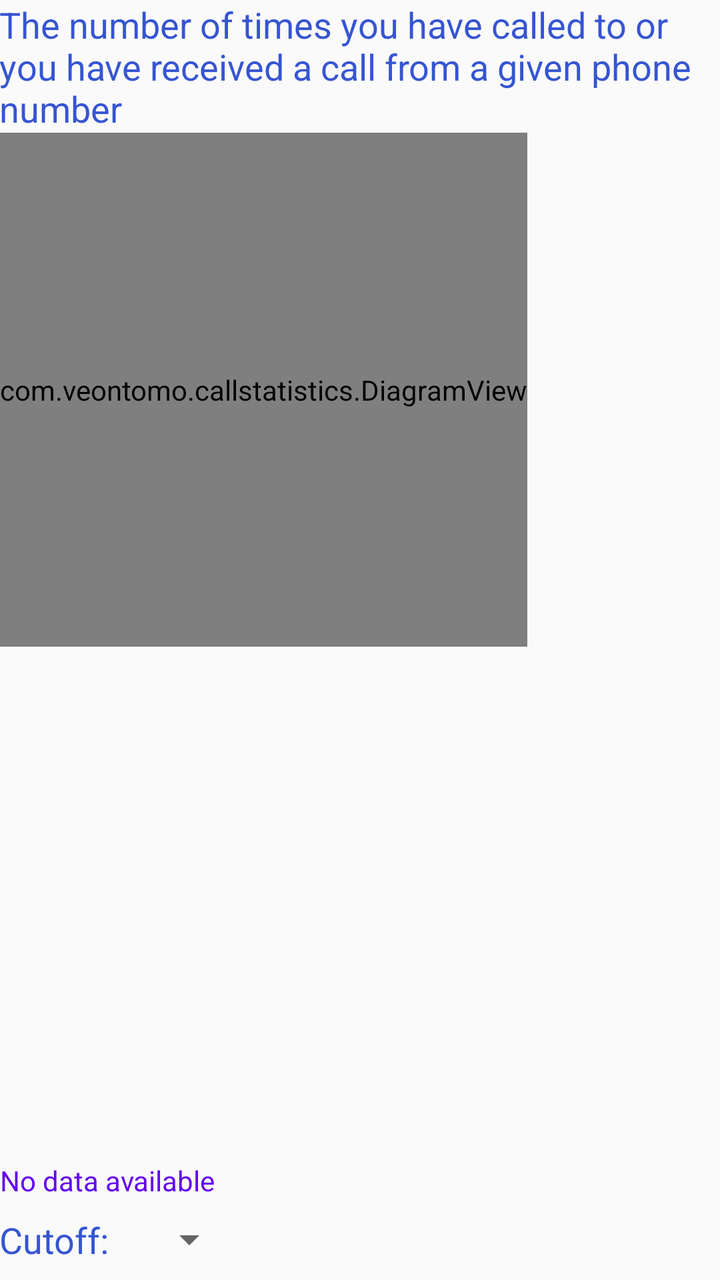
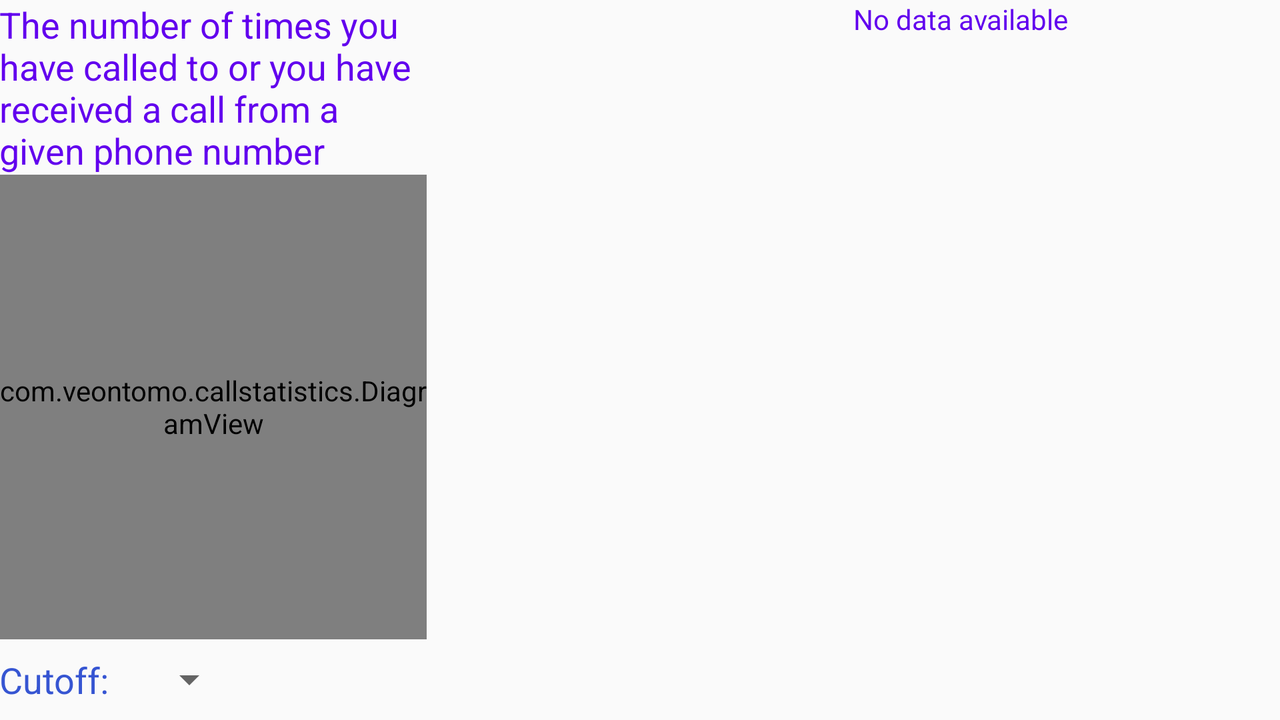

Two renders of one Android screen. The first uses the default layout on a phone; the second uses the alternative layout the repository ships for a different screen configuration, on a matching device. The two XML files are below.
<!-- AndroidManifest.xml: application theme AppTheme -->
<!-- res/layout/activity_main_view.xml -->
<?xml version="1.0" encoding="utf-8"?>
<LinearLayout
    xmlns:android="http://schemas.android.com/apk/res/android"
    xmlns:tools="http://schemas.android.com/tools"
    android:layout_width="match_parent"
    android:layout_height="match_parent"
    android:orientation="vertical"
    tools:context="com.veontomo.callstatistics.MainView">

    <TextView
        android:layout_width="wrap_content"
        android:layout_height="wrap_content"
        android:paddingLeft="@dimen/activity_horizontal_margin"
        android:paddingRight="@dimen/activity_horizontal_margin"
        android:paddingTop="@dimen/activity_vertical_margin"
        style="@style/description"
        android:text="@string/description"
        android:textSize="18sp"/>

    <com.veontomo.callstatistics.DiagramView
        android:id="@+id/diagramView"
        android:layout_width="wrap_content"
        android:layout_height="0dp"
        android:layout_margin="@dimen/activity_vertical_margin"
        android:layout_weight="1"/>

    <ListView
        android:id="@+id/listView"
        android:layout_width="match_parent"
        android:layout_height="0dp"
        android:layout_weight="1"/>

    <TextView
        android:id="@android:id/empty"
        android:layout_width="match_parent"
        android:layout_height="wrap_content"
        android:text="@string/no_results"/>

    <LinearLayout
        android:layout_width="match_parent"
        android:layout_height="wrap_content"
        android:orientation="horizontal"
        android:paddingBottom="8dp"
        android:paddingLeft="@dimen/activity_horizontal_margin"
        android:paddingRight="@dimen/activity_horizontal_margin"
        android:paddingTop="8dp">

        <TextView
            style="@style/spinnerLabel"
            android:layout_width="wrap_content"
            android:layout_height="wrap_content"
            android:text="@string/cutoff"/>

        <Spinner
            android:id="@+id/cutoffValues"
            style="@style/spinner"
            android:layout_width="wrap_content"
            android:layout_height="wrap_content"/>


    </LinearLayout>

</LinearLayout>
<!-- resources referenced by this layout -->
<resources>
  <string name="cutoff">Cutoff:</string>
  <string name="description">The number of times you have called to or you have received a call from a given phone number</string>
  <string name="no_results">No data available</string>
  <style name="description">
          <item name="android:textSize">18sp</item>
          <item name="android:textColor">#3655d2</item>
      </style>
  <style name="spinner" parent="android:Widget.TextView.SpinnerItem">
          <item name="android:textSize">18sp</item>
          <item name="android:textColor">#3655d2</item>
      </style>
  <style name="spinnerLabel">
          <item name="android:textColor">#3655d2</item>
          <item name="android:textSize">18sp</item>
          <item name="android:paddingRight">16dp</item>
  
      </style>
  <style name="AppTheme" parent="Theme.AppCompat.Light.DarkActionBar">
          
          <item name="android:textColor">@color/colorPrimary</item>
          <item name="colorPrimaryDark">@color/colorPrimaryDark</item>
          <item name="colorAccent">@color/colorAccent</item>
      </style>
</resources>
<!-- res/layout-land/activity_main_view.xml (the repository's variant of the layout above) -->
<!-- drawn on the phone turned sideways -->
<?xml version="1.0" encoding="utf-8"?>
<LinearLayout
    xmlns:android="http://schemas.android.com/apk/res/android"
    xmlns:tools="http://schemas.android.com/tools"
    android:layout_width="match_parent"
    android:layout_height="match_parent"
    android:orientation="horizontal"
    tools:context="com.veontomo.callstatistics.MainView">

    <LinearLayout
        android:layout_width="0dp"
        android:layout_height="match_parent"
        android:layout_weight="1"
        android:orientation="vertical">

        <TextView
            android:layout_width="wrap_content"
            android:layout_height="wrap_content"
            android:paddingLeft="@dimen/activity_horizontal_margin"
            android:paddingRight="@dimen/activity_horizontal_margin"
            android:paddingTop="@dimen/activity_vertical_margin"
            android:text="@string/description"
            android:textSize="18sp"/>

        <com.veontomo.callstatistics.DiagramView
            android:id="@+id/diagramView"
            android:layout_width="wrap_content"
            android:layout_height="0dp"
            android:layout_margin="@dimen/activity_vertical_margin"
            android:layout_weight="1"/>

        <LinearLayout
            android:layout_width="match_parent"
            android:layout_height="wrap_content"
            android:orientation="horizontal"
            android:paddingBottom="8dp"
            android:paddingLeft="@dimen/activity_horizontal_margin"
            android:paddingRight="@dimen/activity_horizontal_margin"
            android:paddingTop="8dp">

            <TextView
                style="@style/spinnerLabel"
                android:layout_width="wrap_content"
                android:layout_height="wrap_content"
                android:text="@string/cutoff"/>

            <Spinner
                android:id="@+id/cutoffValues"
                style="@style/spinner"
                android:layout_width="wrap_content"
                android:layout_height="wrap_content"/>


        </LinearLayout>


    </LinearLayout>

    <ListView
        android:id="@+id/listView"
        android:layout_width="0dp"
        android:layout_height="match_parent"
        android:layout_weight="1"/>

    <TextView
        android:id="@android:id/empty"
        android:layout_width="0dp"
        android:layout_weight="1"
        android:layout_height="match_parent"
        android:text="@string/no_results"/>


</LinearLayout>
<!-- resources referenced by the variant -->
<!-- as the phone turned sideways resolves them -->
<resources>
  <string name="cutoff">Cutoff:</string>
  <string name="description">The number of times you have called to or you have received a call from a given phone number</string>
  <string name="no_results">No data available</string>
  <style name="spinner" parent="android:Widget.TextView.SpinnerItem">
          <item name="android:textSize">18sp</item>
          <item name="android:textColor">#3655d2</item>
      </style>
  <style name="spinnerLabel">
          <item name="android:textColor">#3655d2</item>
          <item name="android:textSize">18sp</item>
          <item name="android:paddingRight">16dp</item>
  
      </style>
  <style name="AppTheme" parent="Theme.AppCompat.Light.DarkActionBar">
          
          <item name="android:textColor">@color/colorPrimary</item>
          <item name="colorPrimaryDark">@color/colorPrimaryDark</item>
          <item name="colorAccent">@color/colorAccent</item>
      </style>
</resources>
